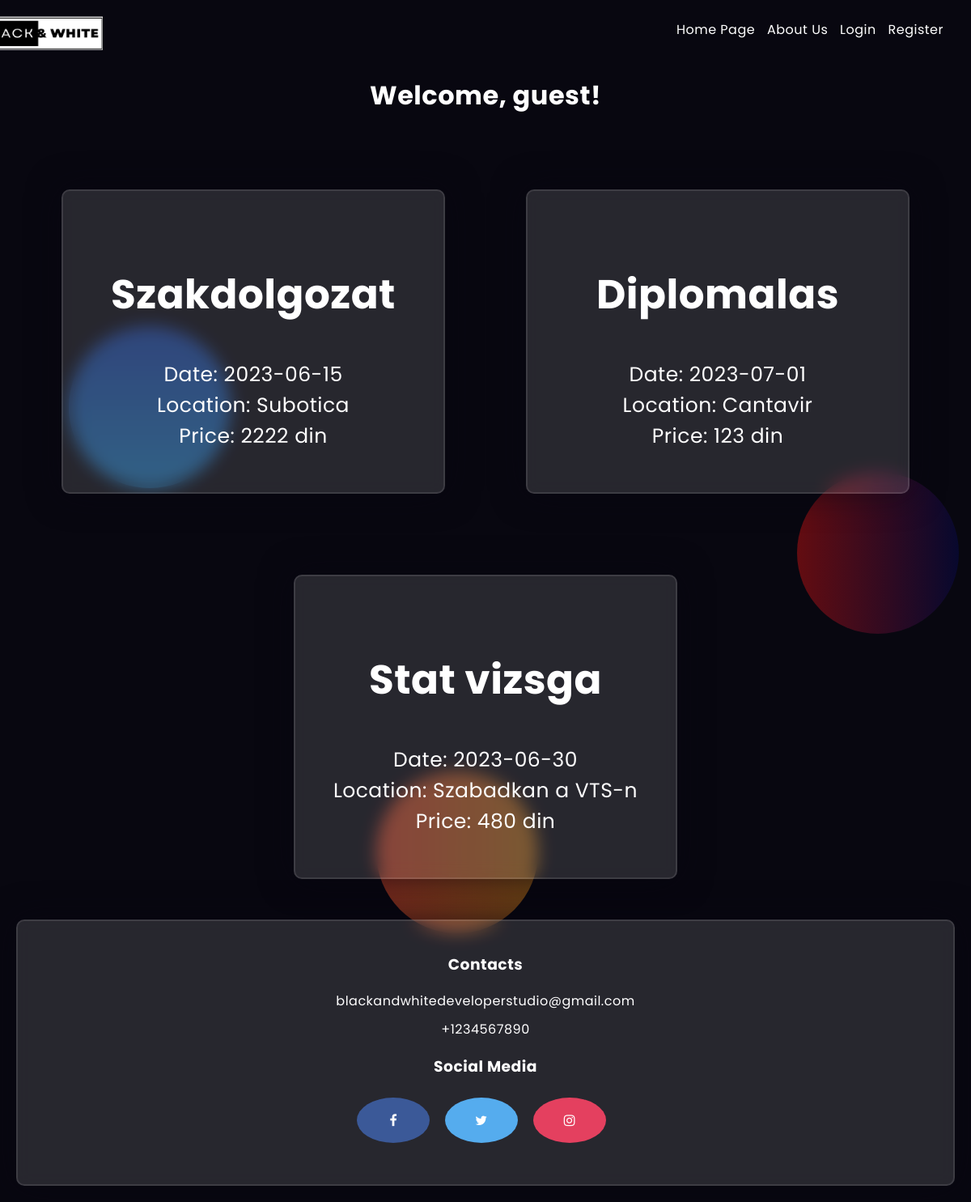
The page / on the database its author committed.
### tables this page shows
CREATE TABLE `events` (
  `event_id` int(11) NOT NULL,
  `event_name` varchar(255) NOT NULL,
  `event_date` date NOT NULL,
  `event_location` varchar(255) NOT NULL,
  `event_price` int(11) NOT NULL,
  `user_id` int(11) NOT NULL
);

### index.php (the view, shortened to what this page needs)
<!DOCTYPE html>
<html>
<head>
	<link rel="stylesheet" type="text/css" href="CSS/style.css">
    <link rel="stylesheet" href="https://cdnjs.cloudflare.com/ajax/libs/font-awesome/5.15.4/css/all.min.css">
	<link rel="stylesheet" href="https://cdnjs.cloudflare.com/ajax/libs/font-awesome/4.7.0/css/font-awesome.min.css">
</head>
<body>
<?php
include 'header.php';
echo '<h1>Welcome, guest!</h1>';
?>
	<div class="background">
        <div class="shape"></div>
		<div class="shape"></div>
        <div class="shape"></div>
    </div>
	<main>
	<div class="eventdiv">
	<?php
	include ("db_config.php");
	$sql = "SELECT * FROM events";
	$result = $connection->query($sql);
	if ($result->num_rows > 0) {
		while ($row = $result->fetch_assoc()) {
			echo "<div class='events'><h2>" . $row["event_name"] . "</h2>";
			echo "" . "Date: " . $row["event_date"] . " <br> Location: " . $row["event_location"] . " <br> Price: " . $row["event_price"] . " din</div>";
		}
	} else {
		echo "<div class='events'>There are no events.</div>";
	}
	?>
</div>
</body>
</html>
<?php
include 'footer.php';
?>

### header.php (shortened to what this page needs)
<header>
	<div class="logo">
    	<img src="images/logo2.0.png" alt="Logo">
  	</div>
  <nav>
    <ul class="menu-links">
      <li><a href="index.php">Home Page</a></li>
      <li><a href="about_us.php">About Us</a></li>
      <li><a href="login.php">Login</a></li>
      <li><a href="registration.php">Register</a></li>
    </ul>
  </nav>
</header>

### footer.php
<footer>
    <div class="contact">
        <h3>Contacts</h3>
        <ul>
            <li><p >blackandwhitedeveloperstudio@gmail.com</p></li>
            <li><p >+1234567890</p></li>
        </ul>
    </div>
    <div class="social-media">
        <h3>Social Media</h3>
        <ul class="media">
            <li><a href="#" class="fa fa-facebook"></a></li>
            <li><a href="#" class="fa fa-twitter"></a></li>
            <li><a href="#" class="fa fa-instagram"></a></li>
        </ul>
    </div>
</footer>

### CSS/style.css (style rules this page uses)
@media screen and (min-width: 601px) { .menu-links { display: block !important; } }
body { background-color: #080710; font-family: 'Poppins',sans-serif; color: #ffffff; letter-spacing: 0.5px; outline: none; border: none; margin: 0; padding: 0; }
header { background-color: #080710; color: #fff; padding: 1.5em; letter-spacing: 0.5px; outline: none; border: none; }
nav ul { list-style: none; padding: 0; margin: 0; font-family: 'Poppins',sans-serif; color: #ffffff; letter-spacing: 0.5px; outline: none; border: none; }
nav ul li { display: inline; margin-right: 10px; font-family: 'Poppins',sans-serif; color: #ffffff; letter-spacing: 0.5px; outline: none; border: none; }
nav ul li a { color: #fff; text-decoration: none; font-family: 'Poppins',sans-serif; color: #ffffff; letter-spacing: 0.5px; outline: none; border: none; }
main { padding: 20px; }
h2 { color: #333; }
ul { list-style: none; padding: 0; }
li { margin-bottom: 10px; }
footer p { margin: 0; }
header { display: flex; justify-content: flex-end; }
.logo { position: absolute; left: 6%; top: 3%; transform: translate(-50%, -50%); }
.logo img { width: 10em; height: auto; margin-right: 50px; }
.background { width: 430px; height: 520px; position: absolute; transform: translate(-50%,-50%); left: 50%; top: 50%; }
.background .shape { height: 200px; width: 200px; position: absolute; border-radius: 50%; }
.shape { position: absolute; width: 200px; height: 200px; }
.shape:nth-child(1) { background: linear-gradient(#1845ad8e, #23a2f66e); left: -300px; top: -80px; }
.shape:nth-child(2) { background: linear-gradient(to right, #ff522f73, #f0961967); right: 150px; bottom: -150px; }
.shape:nth-child(3) { background: linear-gradient(to left, #070A5273, #D2131273); left: 600px; top: 100px; }
h1 { font-family: 'Poppins',sans-serif; color: #ffffff; letter-spacing: 0.5px; outline: none; border: none; text-align: center; }
h2 { font-family: 'Poppins',sans-serif; color: #ffffff; letter-spacing: 0.5px; outline: none; border: none; font-size: 50px; }
.eventdiv { display: flex; flex-wrap: wrap; justify-content: center; align-items: flex-start; }
.events { width: 16em; font-family: 'Poppins',sans-serif; background-color: rgba(255,255,255,0.13); border-radius: 10px; backdrop-filter: blur(10px); border: 2px solid rgba(255,255,255,0.1); box-shadow: 0 0 40px rgba(8,7,16,0.6); padding: 50px 35px; margin: 50px; text-align: center; font-size: 25px; }
footer { font-family: 'Poppins',sans-serif; background-color: #333; color: #fff; padding: 20px; text-align: center; background-color: rgba(255,255,255,0.13); border-radius: 10px; backdrop-filter: blur(10px); border: 2px solid rgba(255,255,255,0.1); box-shadow: 0 0 40px rgba(8,7,16,0.6); }
.fa { padding: 20px; font-size: 30px; width: 50px; text-align: center; text-decoration: none; margin: 5px 2px; border-radius: 50%; }
.fa-facebook { background: #3B5998; color: white; }
.fa-twitter { background: #55ACEE; color: white; }
.fa-instagram { background: #E4405F; color: white; }
.media li { display: inline-block; margin-right: 10px; }

### rows shown on the page
events: event_name "Szakdolgozat", event_date "2023-06-15", event_location "Subotica", event_price "2222"
events: event_name "Diplomalas", event_date "2023-07-01", event_location "Cantavir", event_price "123"
events: event_name "Stat vizsga", event_date "2023-06-30", event_location "Szabadkan a VTS-n", event_price "480"
